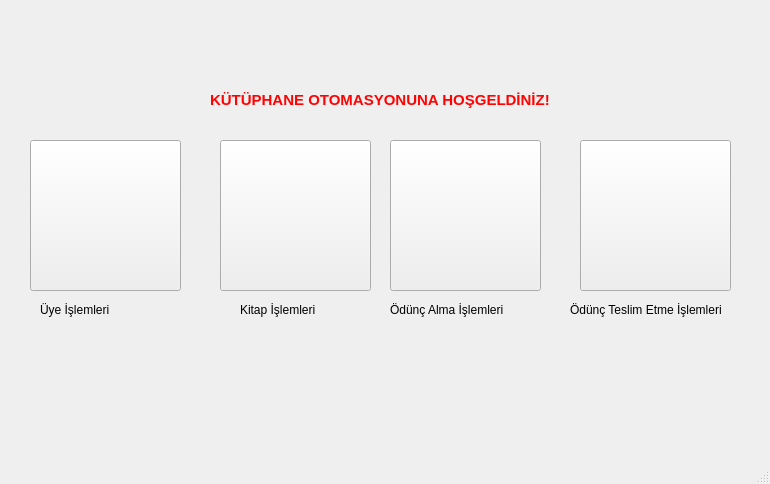
<?xml version="1.0" encoding="UTF-8"?>
<ui version="4.0">
 <class>MainWindow</class>
 <widget class="QMainWindow" name="MainWindow">
  <property name="geometry">
   <rect>
    <x>0</x>
    <y>0</y>
    <width>770</width>
    <height>484</height>
   </rect>
  </property>
  <property name="windowTitle">
   <string>MainWindow</string>
  </property>
  <widget class="QWidget" name="centralwidget">
   <widget class="QPushButton" name="uye_islemleri_pushButton">
    <property name="geometry">
     <rect>
      <x>30</x>
      <y>140</y>
      <width>151</width>
      <height>151</height>
     </rect>
    </property>
    <property name="styleSheet">
     <string notr="true">border-image: url(:/new/prefix1/images/user.jpg)</string>
    </property>
    <property name="text">
     <string/>
    </property>
   </widget>
   <widget class="QPushButton" name="pushButton_2">
    <property name="geometry">
     <rect>
      <x>220</x>
      <y>140</y>
      <width>151</width>
      <height>151</height>
     </rect>
    </property>
    <property name="styleSheet">
     <string notr="true">border-image: url(:/new/prefix1/images/book.jpg)</string>
    </property>
    <property name="text">
     <string/>
    </property>
   </widget>
   <widget class="QPushButton" name="pushButton_3">
    <property name="geometry">
     <rect>
      <x>390</x>
      <y>140</y>
      <width>151</width>
      <height>151</height>
     </rect>
    </property>
    <property name="styleSheet">
     <string notr="true">border-image: url(:/new/prefix1/images/odunc_1.jpg)</string>
    </property>
    <property name="text">
     <string/>
    </property>
   </widget>
   <widget class="QPushButton" name="pushButton_4">
    <property name="geometry">
     <rect>
      <x>580</x>
      <y>140</y>
      <width>151</width>
      <height>151</height>
     </rect>
    </property>
    <property name="styleSheet">
     <string notr="true">border-image: url(:/new/prefix1/images/odunc_2.jpg)</string>
    </property>
    <property name="text">
     <string/>
    </property>
   </widget>
   <widget class="QLabel" name="label">
    <property name="geometry">
     <rect>
      <x>40</x>
      <y>300</y>
      <width>141</width>
      <height>20</height>
     </rect>
    </property>
    <property name="text">
     <string>Üye İşlemleri</string>
    </property>
   </widget>
   <widget class="QLabel" name="label_2">
    <property name="geometry">
     <rect>
      <x>390</x>
      <y>300</y>
      <width>151</width>
      <height>20</height>
     </rect>
    </property>
    <property name="text">
     <string>Ödünç Alma İşlemleri</string>
    </property>
   </widget>
   <widget class="QLabel" name="label_3">
    <property name="geometry">
     <rect>
      <x>240</x>
      <y>300</y>
      <width>101</width>
      <height>20</height>
     </rect>
    </property>
    <property name="text">
     <string>Kitap İşlemleri</string>
    </property>
   </widget>
   <widget class="QLabel" name="label_4">
    <property name="geometry">
     <rect>
      <x>570</x>
      <y>300</y>
      <width>201</width>
      <height>20</height>
     </rect>
    </property>
    <property name="text">
     <string>Ödünç Teslim Etme İşlemleri</string>
    </property>
   </widget>
   <widget class="QLabel" name="label_5">
    <property name="geometry">
     <rect>
      <x>210</x>
      <y>90</y>
      <width>421</width>
      <height>20</height>
     </rect>
    </property>
    <property name="font">
     <font>
      <pointsize>11</pointsize>
      <bold>true</bold>
     </font>
    </property>
    <property name="styleSheet">
     <string notr="true">color: rgb(255, 3, 3);</string>
    </property>
    <property name="text">
     <string>KÜTÜPHANE OTOMASYONUNA HOŞGELDİNİZ!</string>
    </property>
   </widget>
  </widget>
  <widget class="QMenuBar" name="menubar">
   <property name="geometry">
    <rect>
     <x>0</x>
     <y>0</y>
     <width>770</width>
     <height>25</height>
    </rect>
   </property>
  </widget>
  <widget class="QStatusBar" name="statusbar"/>
 </widget>
 <resources/>
 <connections/>
</ui>
